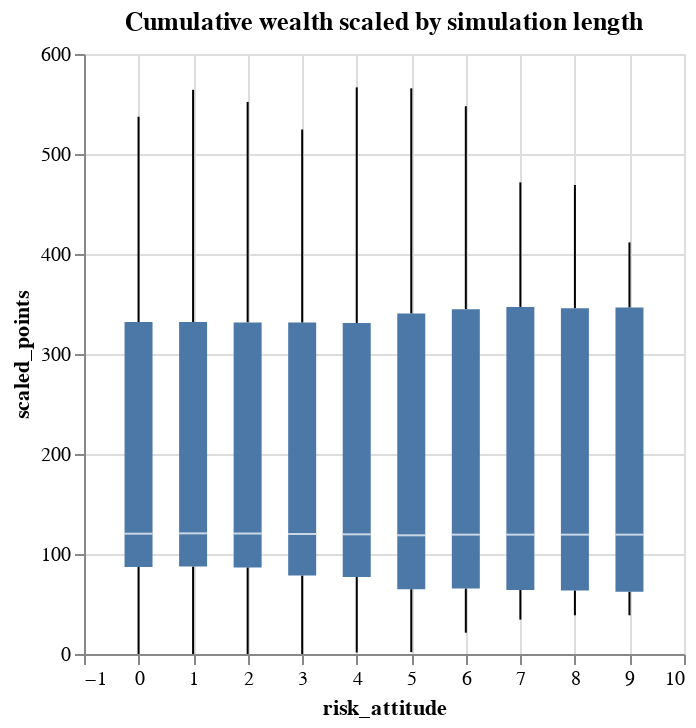

Write notebook code for a chart like this one.
### Code cell
alt.Chart(agents_last_round_df).mark_boxplot(extent="min-max").encode(
    x="risk_attitude",
    y="scaled_points"
).properties(title="Cumulative wealth, scaled by simulation length")

### Figure 1 — Vega specification as saved in the notebook (floating-point values rounded to 4 significant figures)
{"$schema": "https://vega.github.io/schema/vega/v5.json", "data": [{"name": "source_0"}, {"name": "data_0", "values": [{"lower_box_scaled_points": 63.97, "lower_whisker_scaled_points": 34.36, "mid_box_scaled_points": 119.4, "risk_attitude": 7, "upper_box_scaled_points": 347.1, "upper_whisker_scaled_points": 471.6}, {"lower_box_scaled_points": 62.26, "lower_whisker_scaled_points": 38.71, "mid_box_scaled_points": 119.4, "risk_attitude": 9, "upper_box_scaled_points": 346.5, "upper_whisker_scaled_points": 411.6}, {"lower_box_scaled_points": 87.42, "lower_whisker_scaled_points": 0.0, "mid_box_scaled_points": 120.6, "risk_attitude": 1, "upper_box_scaled_points": 331.9, "upper_whisker_scaled_points": 564.2}, {"lower_box_scaled_points": 86.61, "lower_whisker_scaled_points": 0.0, "mid_box_scaled_points": 120.5, "risk_attitude": 2, "upper_box_scaled_points": 331.6, "upper_whisker_scaled_points": 552.1}, {"lower_box_scaled_points": 63.55, "lower_whisker_scaled_points": 38.71, "mid_box_scaled_points": 119.4, "risk_attitude": 8, "upper_box_scaled_points": 345.7, "upper_whisker_scaled_points": 469.0}, {"lower_box_scaled_points": 87.1, "lower_whisker_scaled_points": 0.0, "mid_box_scaled_points": 120.3, "risk_attitude": 0, "upper_box_scaled_points": 331.9, "upper_whisker_scaled_points": 537.3}, {"lower_box_scaled_points": 78.39, "lower_whisker_scaled_points": 0.0, "mid_box_scaled_points": 120.0, "risk_attitude": 3, "upper_box_scaled_points": 331.4, "upper_whisker_scaled_points": 524.5}, {"lower_box_scaled_points": 64.84, "lower_whisker_scaled_points": 1.864, "mid_box_scaled_points": 118.7, "risk_attitude": 5, "upper_box_scaled_points": 340.5, "upper_whisker_scaled_points": 565.7}, {"lower_box_scaled_points": 65.48, "lower_whisker_scaled_points": 21.29, "mid_box_scaled_points": 119.4, "risk_attitude": 6, "upper_box_scaled_points": 344.9, "upper_whisker_scaled_points": 547.8}, {"lower_box_scaled_points": 77.1, "lower_whisker_scaled_points": 1.5, "mid_box_scaled_points": 119.7, "risk_attitude": 4, "upper_box_scaled_points": 331.0, "upper_whisker_scaled_points": 566.6}]}, {"name": "data_1", "values": [{"lower_box_scaled_points": 63.97, "lower_whisker_scaled_points": 34.36, "mid_box_scaled_points": 119.4, "risk_attitude": 7, "upper_box_scaled_points": 347.1, "upper_whisker_scaled_points": 471.6}, {"lower_box_scaled_points": 62.26, "lower_whisker_scaled_points": 38.71, "mid_box_scaled_points": 119.4, "risk_attitude": 9, "upper_box_scaled_points": 346.5, "upper_whisker_scaled_points": 411.6}, {"lower_box_scaled_points": 87.42, "lower_whisker_scaled_points": 0.0, "mid_box_scaled_points": 120.6, "risk_attitude": 1, "upper_box_scaled_points": 331.9, "upper_whisker_scaled_points": 564.2}, {"lower_box_scaled_points": 86.61, "lower_whisker_scaled_points": 0.0, "mid_box_scaled_points": 120.5, "risk_attitude": 2, "upper_box_scaled_points": 331.6, "upper_whisker_scaled_points": 552.1}, {"lower_box_scaled_points": 63.55, "lower_whisker_scaled_points": 38.71, "mid_box_scaled_points": 119.4, "risk_attitude": 8, "upper_box_scaled_points": 345.7, "upper_whisker_scaled_points": 469.0}, {"lower_box_scaled_points": 87.1, "lower_whisker_scaled_points": 0.0, "mid_box_scaled_points": 120.3, "risk_attitude": 0, "upper_box_scaled_points": 331.9, "upper_whisker_scaled_points": 537.3}, {"lower_box_scaled_points": 78.39, "lower_whisker_scaled_points": 0.0, "mid_box_scaled_points": 120.0, "risk_attitude": 3, "upper_box_scaled_points": 331.4, "upper_whisker_scaled_points": 524.5}, {"lower_box_scaled_points": 64.84, "lower_whisker_scaled_points": 1.864, "mid_box_scaled_points": 118.7, "risk_attitude": 5, "upper_box_scaled_points": 340.5, "upper_whisker_scaled_points": 565.7}, {"lower_box_scaled_points": 65.48, "lower_whisker_scaled_points": 21.29, "mid_box_scaled_points": 119.4, "risk_attitude": 6, "upper_box_scaled_points": 344.9, "upper_whisker_scaled_points": 547.8}, {"lower_box_scaled_points": 77.1, "lower_whisker_scaled_points": 1.5, "mid_box_scaled_points": 119.7, "risk_attitude": 4, "upper_box_scaled_points": 331.0, "upper_whisker_scaled_points": 566.6}]}, {"name": "data_2", "values": [{"lower_box_scaled_points": 63.97, "lower_whisker_scaled_points": 34.36, "mid_box_scaled_points": 119.4, "risk_attitude": 7, "upper_box_scaled_points": 347.1, "upper_whisker_scaled_points": 471.6}, {"lower_box_scaled_points": 62.26, "lower_whisker_scaled_points": 38.71, "mid_box_scaled_points": 119.4, "risk_attitude": 9, "upper_box_scaled_points": 346.5, "upper_whisker_scaled_points": 411.6}, {"lower_box_scaled_points": 87.42, "lower_whisker_scaled_points": 0.0, "mid_box_scaled_points": 120.6, "risk_attitude": 1, "upper_box_scaled_points": 331.9, "upper_whisker_scaled_points": 564.2}, {"lower_box_scaled_points": 86.61, "lower_whisker_scaled_points": 0.0, "mid_box_scaled_points": 120.5, "risk_attitude": 2, "upper_box_scaled_points": 331.6, "upper_whisker_scaled_points": 552.1}, {"lower_box_scaled_points": 63.55, "lower_whisker_scaled_points": 38.71, "mid_box_scaled_points": 119.4, "risk_attitude": 8, "upper_box_scaled_points": 345.7, "upper_whisker_scaled_points": 469.0}, {"lower_box_scaled_points": 87.1, "lower_whisker_scaled_points": 0.0, "mid_box_scaled_points": 120.3, "risk_attitude": 0, "upper_box_scaled_points": 331.9, "upper_whisker_scaled_points": 537.3}, {"lower_box_scaled_points": 78.39, "lower_whisker_scaled_points": 0.0, "mid_box_scaled_points": 120.0, "risk_attitude": 3, "upper_box_scaled_points": 331.4, "upper_whisker_scaled_points": 524.5}, {"lower_box_scaled_points": 64.84, "lower_whisker_scaled_points": 1.864, "mid_box_scaled_points": 118.7, "risk_attitude": 5, "upper_box_scaled_points": 340.5, "upper_whisker_scaled_points": 565.7}, {"lower_box_scaled_points": 65.48, "lower_whisker_scaled_points": 21.29, "mid_box_scaled_points": 119.4, "risk_attitude": 6, "upper_box_scaled_points": 344.9, "upper_whisker_scaled_points": 547.8}, {"lower_box_scaled_points": 77.1, "lower_whisker_scaled_points": 1.5, "mid_box_scaled_points": 119.7, "risk_attitude": 4, "upper_box_scaled_points": 331.0, "upper_whisker_scaled_points": 566.6}]}, {"name": "data_3", "values": [{"lower_box_scaled_points": 63.97, "lower_whisker_scaled_points": 34.36, "mid_box_scaled_points": 119.4, "risk_attitude": 7, "upper_box_scaled_points": 347.1, "upper_whisker_scaled_points": 471.6}, {"lower_box_scaled_points": 62.26, "lower_whisker_scaled_points": 38.71, "mid_box_scaled_points": 119.4, "risk_attitude": 9, "upper_box_scaled_points": 346.5, "upper_whisker_scaled_points": 411.6}, {"lower_box_scaled_points": 87.42, "lower_whisker_scaled_points": 0.0, "mid_box_scaled_points": 120.6, "risk_attitude": 1, "upper_box_scaled_points": 331.9, "upper_whisker_scaled_points": 564.2}, {"lower_box_scaled_points": 86.61, "lower_whisker_scaled_points": 0.0, "mid_box_scaled_points": 120.5, "risk_attitude": 2, "upper_box_scaled_points": 331.6, "upper_whisker_scaled_points": 552.1}, {"lower_box_scaled_points": 63.55, "lower_whisker_scaled_points": 38.71, "mid_box_scaled_points": 119.4, "risk_attitude": 8, "upper_box_scaled_points": 345.7, "upper_whisker_scaled_points": 469.0}, {"lower_box_scaled_points": 87.1, "lower_whisker_scaled_points": 0.0, "mid_box_scaled_points": 120.3, "risk_attitude": 0, "upper_box_scaled_points": 331.9, "upper_whisker_scaled_points": 537.3}, {"lower_box_scaled_points": 78.39, "lower_whisker_scaled_points": 0.0, "mid_box_scaled_points": 120.0, "risk_attitude": 3, "upper_box_scaled_points": 331.4, "upper_whisker_scaled_points": 524.5}, {"lower_box_scaled_points": 64.84, "lower_whisker_scaled_points": 1.864, "mid_box_scaled_points": 118.7, "risk_attitude": 5, "upper_box_scaled_points": 340.5, "upper_whisker_scaled_points": 565.7}, {"lower_box_scaled_points": 65.48, "lower_whisker_scaled_points": 21.29, "mid_box_scaled_points": 119.4, "risk_attitude": 6, "upper_box_scaled_points": 344.9, "upper_whisker_scaled_points": 547.8}, {"lower_box_scaled_points": 77.1, "lower_whisker_scaled_points": 1.5, "mid_box_scaled_points": 119.7, "risk_attitude": 4, "upper_box_scaled_points": 331.0, "upper_whisker_scaled_points": 566.6}]}], "marks": [{"type": "rule", "name": "layer_0_marks", "from": {"data": "data_0"}, "encode": {"update": {"y2": {"field": "lower_box_scaled_points", "scale": "y"}, "x": {"field": "risk_attitude", "scale": "x"}, "y": {"field": "lower_whisker_scaled_points", "scale": "y"}, "stroke": {"value": "black"}, "tooltip": {"signal": "{\"Max of scaled_points\": format(datum[\"upper_whisker_scaled_points\"], \"\"), \"Q3 of scaled_points\": format(datum[\"upper_box_scaled_points\"], \"\"), \"Median of scaled_points\": format(datum[\"mid_box_scaled_points\"], \"\"), \"Q1 of scaled_points\": format(datum[\"lower_box_scaled_points\"], \"\"), \"Min of scaled_points\": format(datum[\"lower_whisker_scaled_points\"], \"\"), \"risk_attitude\": format(datum[\"risk_attitude\"], \"\")}"}}}, "style": ["rule", "boxplot-rule"], "aria": false}, {"type": "rule", "name": "layer_1_marks", "from": {"data": "data_1"}, "encode": {"update": {"y2": {"field": "upper_whisker_scaled_points", "scale": "y"}, "stroke": {"value": "black"}, "x": {"field": "risk_attitude", "scale": "x"}, "y": {"field": "upper_box_scaled_points", "scale": "y"}, "tooltip": {"signal": "{\"Max of scaled_points\": format(datum[\"upper_whisker_scaled_points\"], \"\"), \"Q3 of scaled_points\": format(datum[\"upper_box_scaled_points\"], \"\"), \"Median of scaled_points\": format(datum[\"mid_box_scaled_points\"], \"\"), \"Q1 of scaled_points\": format(datum[\"lower_box_scaled_points\"], \"\"), \"Min of scaled_points\": format(datum[\"lower_whisker_scaled_points\"], \"\"), \"risk_attitude\": format(datum[\"risk_attitude\"], \"\")}"}}}, "aria": false, "style": ["rule", "boxplot-rule"]}, {"type": "rect", "name": "layer_2_marks", "from": {"data": "data_2"}, "encode": {"update": {"y2": {"field": "upper_box_scaled_points", "scale": "y"}, "tooltip": {"signal": "{\"Max of scaled_points\": format(datum[\"upper_whisker_scaled_points\"], \"\"), \"Q3 of scaled_points\": format(datum[\"upper_box_scaled_points\"], \"\"), \"Median of scaled_points\": format(datum[\"mid_box_scaled_points\"], \"\"), \"Q1 of scaled_points\": format(datum[\"lower_box_scaled_points\"], \"\"), \"Min of scaled_points\": format(datum[\"lower_whisker_scaled_points\"], \"\"), \"risk_attitude\": format(datum[\"risk_attitude\"], \"\")}"}, "width": {"value": 14}, "xc": {"field": "risk_attitude", "scale": "x"}, "fill": {"value": "#4c78a8"}, "y": {"field": "lower_box_scaled_points", "scale": "y"}}}, "style": ["bar", "boxplot-box"]}, {"type": "rect", "name": "layer_3_marks", "from": {"data": "data_3"}, "encode": {"update": {"xc": {"field": "risk_attitude", "scale": "x"}, "yc": {"field": "mid_box_scaled_points", "scale": "y"}, "fill": [{"value": "#4c78a8", "test": "datum['lower_box_scaled_points'] >= datum['upper_box_scaled_points']"}, {"value": "white"}], "tooltip": {"signal": "{\"Max of scaled_points\": format(datum[\"upper_whisker_scaled_points\"], \"\"), \"Q3 of scaled_points\": format(datum[\"upper_box_scaled_points\"], \"\"), \"Median of scaled_points\": format(datum[\"mid_box_scaled_points\"], \"\"), \"Q1 of scaled_points\": format(datum[\"lower_box_scaled_points\"], \"\"), \"Min of scaled_points\": format(datum[\"lower_whisker_scaled_points\"], \"\"), \"risk_attitude\": format(datum[\"risk_attitude\"], \"\")}"}, "opacity": {"value": 0.7}, "width": {"value": 14}, "height": {"value": 1}}}, "style": ["tick", "boxplot-median"], "aria": false}], "scales": [{"name": "x", "type": "linear", "domain": {"fields": [{"data": "data_0", "field": "risk_attitude"}, {"data": "data_1", "field": "risk_attitude"}, {"data": "data_2", "field": "risk_attitude"}, {"data": "data_3", "field": "risk_attitude"}]}, "range": [0, {"signal": "width"}], "nice": true, "padding": 5, "zero": true}, {"name": "y", "type": "linear", "domain": {"fields": [{"data": "data_0", "field": "lower_whisker_scaled_points"}, {"data": "data_0", "field": "lower_box_scaled_points"}, {"data": "data_1", "field": "upper_box_scaled_points"}, {"data": "data_1", "field": "upper_whisker_scaled_points"}, {"data": "data_2", "field": "lower_box_scaled_points"}, {"data": "data_2", "field": "upper_box_scaled_points"}, {"data": "data_3", "field": "mid_box_scaled_points"}]}, "range": [{"signal": "height"}, 0], "zero": true, "nice": true}], "axes": [{"scale": "x", "zindex": 0, "aria": false, "grid": true, "labels": false, "gridScale": "y", "orient": "bottom", "ticks": false, "tickCount": {"signal": "ceil(width/40)"}, "domain": false, "maxExtent": 0, "minExtent": 0}, {"scale": "y", "grid": true, "orient": "left", "minExtent": 0, "labels": false, "domain": false, "ticks": false, "aria": false, "tickCount": {"signal": "ceil(height/40)"}, "gridScale": "x", "maxExtent": 0, "zindex": 0}, {"scale": "x", "title": "risk_attitude", "orient": "bottom", "labelOverlap": true, "grid": false, "labelFlush": true, "tickCount": {"signal": "ceil(width/40)"}, "zindex": 0}, {"scale": "y", "orient": "left", "labelOverlap": true, "tickCount": {"signal": "ceil(height/40)"}, "zindex": 0, "grid": false, "title": "scaled_points"}], "title": {"text": "Cumulative wealth scaled by simulation length", "frame": "group"}, "padding": 5, "width": 300, "background": "white", "style": "cell", "height": 300}
